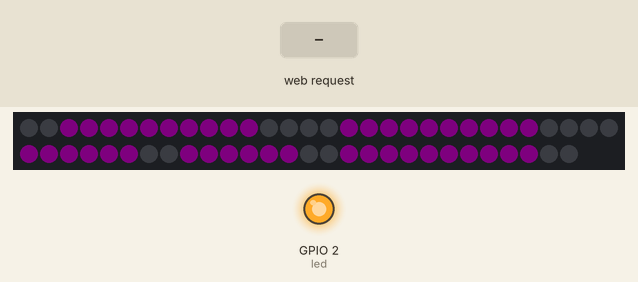
Bench run of a sketch on a simulated ESP8266 (NodeMCU). Parts: 58 RGB LEDs in strip order, left to right, continuing on the next row, output pins drawn as LEDs (lit = HIGH). The test bench sets the inputs (shaded band). Dim RGB values are drawn brighter than linear; WiFi joins after 1.5 s; servers stay silent unless stated; not simulated (calls return 0 or success): credentials.h; what the sketch prints to the serial monitor is not drawn.

Above: at 3.4 s.
3.5 s: HTTP request GET /?r=1&g=1&b=1 received
At 5.0 s:
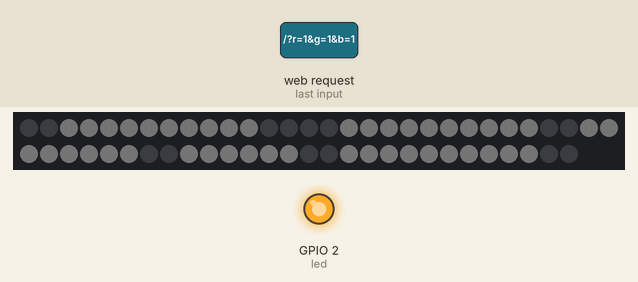
Timing chart, 0 to 6.5 s (numbered marks = the images above; inputs shaded):
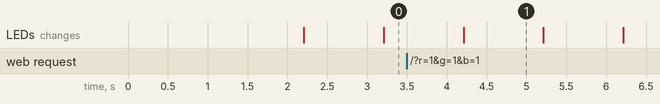

The sketch:

clock.ino
```cpp
#include <NeoPixelBus.h>
#include <ESP8266WiFi.h>
#include <WiFiClient.h>
#include <ESP8266HTTPClient.h>
#include <ESP8266WebServer.h>
#include "credentials.h"

#define NUM_LEDS 58

int s = 0;
int h = 20;
int m = 22;
boolean dot=true;

const uint8_t PixelPin = 3;  // make sure to set this to the correct pin, ignored for Esp8266(set to 3 by default for DMA)
NeoPixelBus<NeoGrbFeature, Neo800KbpsMethod> ledstrip(NUM_LEDS, PixelPin);
const int led = LED_BUILTIN;
int digits[10][7] = {
  {1, 1, 1, 0, 1, 1, 1}, //0
  {1, 0, 0, 0, 1, 0, 0}, //1
  {0, 1, 1, 1, 1, 1, 0}, //2
  {1, 1, 0, 1, 1, 1, 0}, //3
  {1, 0, 0, 1, 1, 0, 1}, //4
  {1, 1, 0, 1, 0, 1, 1}, //5
  {1, 1, 1, 1, 0, 1, 1}, //6
  {1, 0, 0, 0, 1, 1, 0}, //7
  {1, 1, 1, 1, 1, 1, 1}, //8
  {1, 1, 0, 1, 1, 1, 1}, //9
};
int off[7] = {0, 0, 0, 0, 0, 0, 0}; //off

RgbColor pixel = RgbColor((uint8_t)4, (uint8_t)0, (uint8_t)4);
RgbColor pixelOff(0, 0, 0);

ESP8266WebServer server(80);

void setup() {
  Serial.begin(115200);
  pinMode(led, OUTPUT); // Initialize the LED_BUILTIN pin as an output
  digitalWrite(led, LOW);
  Serial.begin(115200);
  connectWifi();
  getInternetTime();
  delay(500);
  ledstrip.Begin();//Begin output
  ledstrip.Show();//Clear the strip for use
  digitalWrite(led, HIGH);
  server.on("/", handleRoot);
  server.begin();
}

void loop() {
  server.handleClient();
  s++;
  if (s == 60) {
    s = 0;
    m++;
  }
  if (m == 60) {
    m = 0;
    h++;
    // the timer is not very precise so refresh time every hour
    getInternetTime();
  }
  if (h == 24) {
    h = 0;
  }

  int d0 = h / 10;
  int d1 = h % 10;
  int d2 = m / 10;
  int d3 = m % 10;

  digitAt(0, digits[d3]);
  digitAt(1, digits[d2]);
  digitAt(2, digits[d1]);
  digitAt(3, d0==0?off:digits[d0]);

  if (dot) {
    ledstrip.SetPixelColor(28, pixel);
    ledstrip.SetPixelColor(29, pixel);
  } else {
    ledstrip.SetPixelColor(28, pixelOff);
    ledstrip.SetPixelColor(29, pixelOff);
  }
  dot = !dot;
  ledstrip.Show();
  delay(1000);
}

void handleRoot() {
  String sr = server.arg("r");
  String sg = server.arg("g");
  String sb = server.arg("b");
  if (sr != "" && sg != "" && sb != "") {
    int r = server.arg("r").toInt();
    int g = server.arg("g").toInt();
    int b = server.arg("b").toInt();
    Serial.print("r=");Serial.print(r);
    Serial.print(", g=");Serial.print(g);
    Serial.print(", b=");Serial.println(b);
    pixel = RgbColor(r,g,b);
  }
  String html = "";
  html+="<!DOCTYPE html><html><head>";
  html+="  <link rel='stylesheet' href='https://stackpath.bootstrapcdn.com/bootstrap/4.3.1/css/bootstrap.min.css'>";
  html+="  <script src='https://cdnjs.cloudflare.com/ajax/libs/jscolor/2.0.4/jscolor.min.js'></script>";
  html+="  <style>input{font-size:48px;}</style></head> ";
  html+="<body>";
  html+="<input onchange='update(this.jscolor)' value=\"ffcc00\" class=\"jscolor {width:800, height:600}\">";
  html+="<br><input id='r'>";
  html+="<br><input id='g'>";
  html+="<br><input id='b'>";
  html+="<p id='rect' style='border:1px solid gray; width:161px; height:100px;'> ";
  html+="<p> ";
  html+="<input type='button' onclick='setColor()' value='Apply'> ";
  html+="</p>";
  html+=" ";
  html+="<script>";
  html+="function setColor() {";
  html+="r = document.getElementById('r').value; ";
  html+="g = document.getElementById('g').value; ";
  html+="b = document.getElementById('b').value; ";
  html+="window.location.href = \"/?r=\" + Math.round(r) + \"&g=\" + Math.round(g) + \"&b=\" + Math.round(b) ";
  html+="}";
  html+="function update(jscolor) { ";
  html+="console.log(jscolor.rgb[0]); ";
  html+="console.log(jscolor.rgb[1]); ";
  html+="console.log(jscolor.rgb[2]); ";
  html+="document.getElementById('r').value=jscolor.rgb[0];";
  html+="document.getElementById('g').value=jscolor.rgb[1];";
  html+="document.getElementById('b').value=jscolor.rgb[2];";
  html+="document.getElementById('rect').style.backgroundColor = '#' + jscolor";
  html+="}";
  html+="</script></body></html>";
  server.send(200, "text/html", html);
}

void digitAt(int position, int digit[]) {
  int offset = position * 7 * 2;
  if (position > 1) {
    offset += 2; // colon between numbers
  }
  for (int j = 0; j < 7; j++) {
    ledstrip.SetPixelColor(offset + j * 2, digit[j] == 1 ? pixel : pixelOff);
    ledstrip.SetPixelColor(offset + j * 2 + 1, digit[j] == 1 ? pixel : pixelOff);
  }
}

void connectWifi() {
  WiFi.begin(STASSID, STAPSK);
  WiFi.mode(WIFI_STA);
  while (WiFi.status() != WL_CONNECTED) {
    delay(500);
    Serial.print(".");
  }
  Serial.print("Connected to ");
  Serial.println(STASSID);
  Serial.print("IP address: ");
  Serial.println(WiFi.localIP());
}

void getInternetTime() {
  WiFiClient client;
  HTTPClient http;
  if (http.begin(client, "http://worldclockapi.com/api/json/cet/now")) {
    Serial.print("[HTTP] GET...\n");
    int httpCode = http.GET();
    if (httpCode > 0) {
      Serial.printf("[HTTP] GET... code: %d\n", httpCode);
      if (httpCode == HTTP_CODE_OK || httpCode == HTTP_CODE_MOVED_PERMANENTLY) {
        String payload = http.getString();
        Serial.println(payload);
        Serial.print(">");
        Serial.println(payload.indexOf("currentDateTime"));
        Serial.print("<");
        int i = payload.indexOf("currentDateTime");
        Serial.println("i: " + i);
        h = payload.substring(i + 29, i + 31).toInt();
        m = payload.substring(i + 32, i + 34).toInt();
        Serial.print(h); Serial.print(":"); Serial.print(m);
        Serial.println("i: " + i);
      }
    } else {
      Serial.printf("[HTTP] GET... failed, error: %s\n", http.errorToString(httpCode).c_str());
    }
    http.end();
  } else {
    Serial.printf("[HTTP} Unable to connect\n");
  }
}
```

Measured:
- after the input at 3.5 s, the LEDs: change after 0.71 s (image 1)
